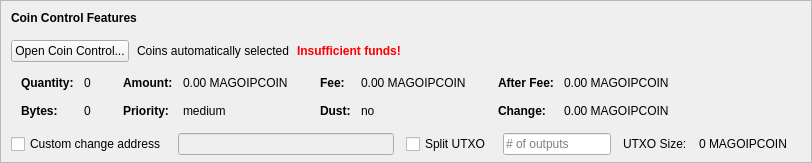
    <widget class="QFrame" name="frameCoinControl">
     <property name="sizePolicy">
      <sizepolicy hsizetype="Expanding" vsizetype="Expanding">
       <horstretch>0</horstretch>
       <verstretch>0</verstretch>
      </sizepolicy>
     </property>
     <property name="maximumSize">
      <size>
       <width>16777215</width>
       <height>16777215</height>
      </size>
     </property>
     <property name="frameShape">
      <enum>QFrame::StyledPanel</enum>
     </property>
     <property name="frameShadow">
      <enum>QFrame::Sunken</enum>
     </property>
     <layout class="QVBoxLayout" name="verticalLayoutCoinControl2">
      <property name="spacing">
       <number>0</number>
      </property>
      <property name="leftMargin">
       <number>0</number>
      </property>
      <property name="topMargin">
       <number>0</number>
      </property>
      <property name="rightMargin">
       <number>0</number>
      </property>
      <property name="bottomMargin">
       <number>6</number>
      </property>
      <item>
       <layout class="QVBoxLayout" name="verticalLayoutCoinControl" stretch="0,0,0,0,1">
        <property name="spacing">
         <number>0</number>
        </property>
        <property name="leftMargin">
         <number>10</number>
        </property>
        <property name="topMargin">
         <number>10</number>
        </property>
        <item>
         <layout class="QHBoxLayout" name="horizontalLayoutCoinControl1">
          <property name="bottomMargin">
           <number>15</number>
          </property>
          <item>
           <widget class="QLabel" name="labelCoinControlFeatures">
            <property name="sizePolicy">
             <sizepolicy hsizetype="Preferred" vsizetype="Maximum">
              <horstretch>0</horstretch>
              <verstretch>0</verstretch>
             </sizepolicy>
            </property>
            <property name="font">
             <font>
              <weight>75</weight>
              <bold>true</bold>
             </font>
            </property>
            <property name="styleSheet">
             <string notr="true">font-weight:bold;</string>
            </property>
            <property name="text">
             <string>Coin Control Features</string>
            </property>
           </widget>
          </item>
         </layout>
        </item>
        <item>
         <layout class="QHBoxLayout" name="horizontalLayoutCoinControl2" stretch="0,0,0,0">
          <property name="spacing">
           <number>8</number>
          </property>
          <property name="bottomMargin">
           <number>10</number>
          </property>
          <item>
           <widget class="QPushButton" name="pushButtonCoinControl">
            <property name="styleSheet">
             <string notr="true"/>
            </property>
            <property name="text">
             <string>Open Coin Control...</string>
            </property>
            <property name="autoDefault">
             <bool>false</bool>
            </property>
           </widget>
          </item>
          <item>
           <widget class="QLabel" name="labelCoinControlAutomaticallySelected">
            <property name="text">
             <string>Coins automatically selected</string>
            </property>
            <property name="margin">
             <number>5</number>
            </property>
           </widget>
          </item>
          <item>
           <widget class="QLabel" name="labelCoinControlInsuffFunds">
            <property name="font">
             <font>
              <weight>75</weight>
              <bold>true</bold>
             </font>
            </property>
            <property name="styleSheet">
             <string notr="true">color:red;font-weight:bold;</string>
            </property>
            <property name="text">
             <string>Insufficient funds!</string>
            </property>
            <property name="margin">
             <number>5</number>
            </property>
           </widget>
          </item>
          <item>
           <spacer name="horizontalSpacerCoinControl">
            <property name="orientation">
             <enum>Qt::Horizontal</enum>
            </property>
            <property name="sizeHint" stdset="0">
             <size>
              <width>40</width>
              <height>1</height>
             </size>
            </property>
           </spacer>
          </item>
         </layout>
        </item>
        <item>
         <widget class="QWidget" name="widgetCoinControl" native="true">
          <property name="sizePolicy">
           <sizepolicy hsizetype="Preferred" vsizetype="Preferred">
            <horstretch>0</horstretch>
            <verstretch>0</verstretch>
           </sizepolicy>
          </property>
          <property name="minimumSize">
           <size>
            <width>0</width>
            <height>0</height>
           </size>
          </property>
          <property name="styleSheet">
           <string notr="true"/>
          </property>
          <layout class="QHBoxLayout" name="horizontalLayoutCoinControl5">
           <property name="leftMargin">
            <number>0</number>
           </property>
           <property name="topMargin">
            <number>0</number>
           </property>
           <property name="rightMargin">
            <number>0</number>
           </property>
           <property name="bottomMargin">
            <number>0</number>
           </property>
           <item>
            <layout class="QHBoxLayout" name="horizontalLayoutCoinControl3" stretch="0,0,0,1">
             <property name="spacing">
              <number>20</number>
             </property>
             <property name="topMargin">
              <number>0</number>
             </property>
             <property name="bottomMargin">
              <number>10</number>
             </property>
             <item>
              <layout class="QFormLayout" name="formLayoutCoinControl1">
               <property name="horizontalSpacing">
                <number>10</number>
               </property>
               <property name="verticalSpacing">
                <number>14</number>
               </property>
               <property name="leftMargin">
                <number>10</number>
               </property>
               <property name="topMargin">
                <number>4</number>
               </property>
               <property name="rightMargin">
                <number>6</number>
               </property>
               <item row="0" column="0">
                <widget class="QLabel" name="labelCoinControlQuantityText">
                 <property name="font">
                  <font>
                   <weight>75</weight>
                   <bold>true</bold>
                  </font>
                 </property>
                 <property name="text">
                  <string>Quantity:</string>
                 </property>
                 <property name="margin">
                  <number>0</number>
                 </property>
                </widget>
               </item>
               <item row="0" column="1">
                <widget class="QLabel" name="labelCoinControlQuantity">
                 <property name="cursor">
                  <cursorShape>IBeamCursor</cursorShape>
                 </property>
                 <property name="contextMenuPolicy">
                  <enum>Qt::ActionsContextMenu</enum>
                 </property>
                 <property name="text">
                  <string notr="true">0</string>
                 </property>
                 <property name="margin">
                  <number>0</number>
                 </property>
                 <property name="textInteractionFlags">
                  <set>Qt::LinksAccessibleByMouse|Qt::TextSelectableByKeyboard|Qt::TextSelectableByMouse</set>
                 </property>
                </widget>
               </item>
               <item row="1" column="0">
                <widget class="QLabel" name="labelCoinControlBytesText">
                 <property name="font">
                  <font>
                   <weight>75</weight>
                   <bold>true</bold>
                  </font>
                 </property>
                 <property name="text">
                  <string>Bytes:</string>
                 </property>
                </widget>
               </item>
               <item row="1" column="1">
                <widget class="QLabel" name="labelCoinControlBytes">
                 <property name="cursor">
                  <cursorShape>IBeamCursor</cursorShape>
                 </property>
                 <property name="contextMenuPolicy">
                  <enum>Qt::ActionsContextMenu</enum>
                 </property>
                 <property name="text">
                  <string notr="true">0</string>
                 </property>
                 <property name="textInteractionFlags">
                  <set>Qt::LinksAccessibleByMouse|Qt::TextSelectableByKeyboard|Qt::TextSelectableByMouse</set>
                 </property>
                </widget>
               </item>
              </layout>
             </item>
             <item>
              <layout class="QFormLayout" name="formLayoutCoinControl2">
               <property name="horizontalSpacing">
                <number>10</number>
               </property>
               <property name="verticalSpacing">
                <number>14</number>
               </property>
               <property name="leftMargin">
                <number>6</number>
               </property>
               <property name="topMargin">
                <number>4</number>
               </property>
               <property name="rightMargin">
                <number>6</number>
               </property>
               <item row="0" column="0">
                <widget class="QLabel" name="labelCoinControlAmountText">
                 <property name="font">
                  <font>
                   <weight>75</weight>
                   <bold>true</bold>
                  </font>
                 </property>
                 <property name="text">
                  <string>Amount:</string>
                 </property>
                 <property name="margin">
                  <number>0</number>
                 </property>
                </widget>
               </item>
               <item row="0" column="1">
                <widget class="QLabel" name="labelCoinControlAmount">
                 <property name="cursor">
                  <cursorShape>IBeamCursor</cursorShape>
                 </property>
                 <property name="contextMenuPolicy">
                  <enum>Qt::ActionsContextMenu</enum>
                 </property>
                 <property name="text">
                  <string notr="true">0.00 MAGOIPCOIN</string>
                 </property>
                 <property name="textInteractionFlags">
                  <set>Qt::LinksAccessibleByMouse|Qt::TextSelectableByKeyboard|Qt::TextSelectableByMouse</set>
                 </property>
                </widget>
               </item>
               <item row="1" column="0">
                <widget class="QLabel" name="labelCoinControlPriorityText">
                 <property name="font">
                  <font>
                   <weight>75</weight>
                   <bold>true</bold>
                  </font>
                 </property>
                 <property name="text">
                  <string>Priority:</string>
                 </property>
                </widget>
               </item>
               <item row="1" column="1">
                <widget class="QLabel" name="labelCoinControlPriority">
                 <property name="cursor">
                  <cursorShape>IBeamCursor</cursorShape>
                 </property>
                 <property name="contextMenuPolicy">
                  <enum>Qt::ActionsContextMenu</enum>
                 </property>
                 <property name="text">
                  <string>medium</string>
                 </property>
                 <property name="textInteractionFlags">
                  <set>Qt::LinksAccessibleByMouse|Qt::TextSelectableByKeyboard|Qt::TextSelectableByMouse</set>
                 </property>
                </widget>
               </item>
              </layout>
             </item>
             <item>
              <layout class="QFormLayout" name="formLayoutCoinControl3">
               <property name="horizontalSpacing">
                <number>10</number>
               </property>
               <property name="verticalSpacing">
                <number>14</number>
               </property>
               <property name="leftMargin">
                <number>6</number>
               </property>
               <property name="topMargin">
                <number>4</number>
               </property>
               <property name="rightMargin">
                <number>6</number>
               </property>
               <item row="0" column="0">
                <widget class="QLabel" name="labelCoinControlFeeText">
                 <property name="font">
                  <font>
                   <weight>75</weight>
                   <bold>true</bold>
                  </font>
                 </property>
                 <property name="text">
                  <string>Fee:</string>
                 </property>
                 <property name="margin">
                  <number>0</number>
                 </property>
                </widget>
               </item>
               <item row="0" column="1">
                <widget class="QLabel" name="labelCoinControlFee">
                 <property name="cursor">
                  <cursorShape>IBeamCursor</cursorShape>
                 </property>
                 <property name="contextMenuPolicy">
                  <enum>Qt::ActionsContextMenu</enum>
                 </property>
                 <property name="text">
                  <string notr="true">0.00 MAGOIPCOIN</string>
                 </property>
                 <property name="textInteractionFlags">
                  <set>Qt::LinksAccessibleByMouse|Qt::TextSelectableByKeyboard|Qt::TextSelectableByMouse</set>
                 </property>
                </widget>
               </item>
               <item row="1" column="0">
                <widget class="QLabel" name="labelCoinControlLowOutputText">
                 <property name="font">
                  <font>
                   <weight>75</weight>
                   <bold>true</bold>
                  </font>
                 </property>
                 <property name="text">
                  <string>Dust:</string>
                 </property>
                </widget>
               </item>
               <item row="1" column="1">
                <widget class="QLabel" name="labelCoinControlLowOutput">
                 <property name="cursor">
                  <cursorShape>IBeamCursor</cursorShape>
                 </property>
                 <property name="contextMenuPolicy">
                  <enum>Qt::ActionsContextMenu</enum>
                 </property>
                 <property name="text">
                  <string>no</string>
                 </property>
                 <property name="textInteractionFlags">
                  <set>Qt::LinksAccessibleByMouse|Qt::TextSelectableByKeyboard|Qt::TextSelectableByMouse</set>
                 </property>
                </widget>
               </item>
              </layout>
             </item>
             <item>
              <layout class="QFormLayout" name="formLayoutCoinControl4">
               <property name="horizontalSpacing">
                <number>10</number>
               </property>
               <property name="verticalSpacing">
                <number>14</number>
               </property>
               <property name="leftMargin">
                <number>6</number>
               </property>
               <property name="topMargin">
                <number>4</number>
               </property>
               <property name="rightMargin">
                <number>6</number>
               </property>
               <item row="0" column="0">
                <widget class="QLabel" name="labelCoinControlAfterFeeText">
                 <property name="font">
                  <font>
                   <weight>75</weight>
                   <bold>true</bold>
                  </font>
                 </property>
                 <property name="text">
                  <string>After Fee:</string>
                 </property>
                 <property name="margin">
                  <number>0</number>
                 </property>
                </widget>
               </item>
               <item row="0" column="1">
                <widget class="QLabel" name="labelCoinControlAfterFee">
                 <property name="cursor">
                  <cursorShape>IBeamCursor</cursorShape>
                 </property>
                 <property name="contextMenuPolicy">
                  <enum>Qt::ActionsContextMenu</enum>
                 </property>
                 <property name="text">
                  <string notr="true">0.00 MAGOIPCOIN</string>
                 </property>
                 <property name="textInteractionFlags">
                  <set>Qt::LinksAccessibleByMouse|Qt::TextSelectableByKeyboard|Qt::TextSelectableByMouse</set>
                 </property>
                </widget>
               </item>
               <item row="1" column="0">
                <widget class="QLabel" name="labelCoinControlChangeText">
                 <property name="font">
                  <font>
                   <weight>75</weight>
                   <bold>true</bold>
                  </font>
                 </property>
                 <property name="text">
                  <string>Change:</string>
                 </property>
                </widget>
               </item>
               <item row="1" column="1">
                <widget class="QLabel" name="labelCoinControlChange">
                 <property name="cursor">
                  <cursorShape>IBeamCursor</cursorShape>
                 </property>
                 <property name="contextMenuPolicy">
                  <enum>Qt::ActionsContextMenu</enum>
                 </property>
                 <property name="text">
                  <string notr="true">0.00 MAGOIPCOIN</string>
                 </property>
                 <property name="textInteractionFlags">
                  <set>Qt::LinksAccessibleByMouse|Qt::TextSelectableByKeyboard|Qt::TextSelectableByMouse</set>
                 </property>
                </widget>
               </item>
              </layout>
             </item>
            </layout>
           </item>
          </layout>
         </widget>
        </item>
        <item>
         <layout class="QHBoxLayout" name="horizontalLayoutCoinControl4" stretch="0,0,0,0,0,0,0">
          <property name="spacing">
           <number>12</number>
          </property>
          <property name="sizeConstraint">
           <enum>QLayout::SetDefaultConstraint</enum>
          </property>
          <property name="topMargin">
           <number>5</number>
          </property>
          <property name="rightMargin">
           <number>5</number>
          </property>
          <item>
           <widget class="QCheckBox" name="checkBoxCoinControlChange">
            <property name="toolTip">
             <string>If this is activated, but the change address is empty or invalid, change will be sent to a newly generated address.</string>
            </property>
            <property name="text">
             <string>Custom change address</string>
            </property>
           </widget>
          </item>
          <item>
           <widget class="QValidatedLineEdit" name="lineEditCoinControlChange">
            <property name="enabled">
             <bool>false</bool>
            </property>
            <property name="sizePolicy">
             <sizepolicy hsizetype="Expanding" vsizetype="Fixed">
              <horstretch>0</horstretch>
              <verstretch>0</verstretch>
             </sizepolicy>
            </property>
           </widget>
          </item>
          <item>
           <widget class="QCheckBox" name="splitBlockCheckBox">
            <property name="text">
             <string>Split UTXO</string>
            </property>
           </widget>
          </item>
          <item>
           <widget class="QLineEdit" name="splitBlockLineEdit">
            <property name="sizePolicy">
             <sizepolicy hsizetype="Fixed" vsizetype="Fixed">
              <horstretch>50</horstretch>
              <verstretch>0</verstretch>
             </sizepolicy>
            </property>
            <property name="placeholderText">
             <string># of outputs</string>
            </property>
           </widget>
          </item>
          <item>
           <widget class="QLabel" name="labelBlockSizeText">
            <property name="text">
             <string>UTXO Size:</string>
            </property>
           </widget>
          </item>
          <item>
           <widget class="QLabel" name="labelBlockSize">
            <property name="text">
             <string>0 MAGOIPCOIN</string>
            </property>
           </widget>
          </item>
          <item>
           <widget class="QLabel" name="labelCoinControlChangeLabel">
            <property name="sizePolicy">
             <sizepolicy hsizetype="Preferred" vsizetype="Expanding">
              <horstretch>0</horstretch>
              <verstretch>0</verstretch>
             </sizepolicy>
            </property>
            <property name="minimumSize">
             <size>
              <width>0</width>
              <height>0</height>
             </size>
            </property>
            <property name="text">
             <string/>
            </property>
            <property name="margin">
             <number>3</number>
            </property>
           </widget>
          </item>
         </layout>
        </item>
        <item>
         <spacer name="verticalSpacerCoinControl">
          <property name="orientation">
           <enum>Qt::Vertical</enum>
          </property>
          <property name="sizeHint" stdset="0">
           <size>
            <width>800</width>
            <height>1</height>
           </size>
          </property>
         </spacer>
        </item>
       </layout>
      </item>
     </layout>
    </widget>
